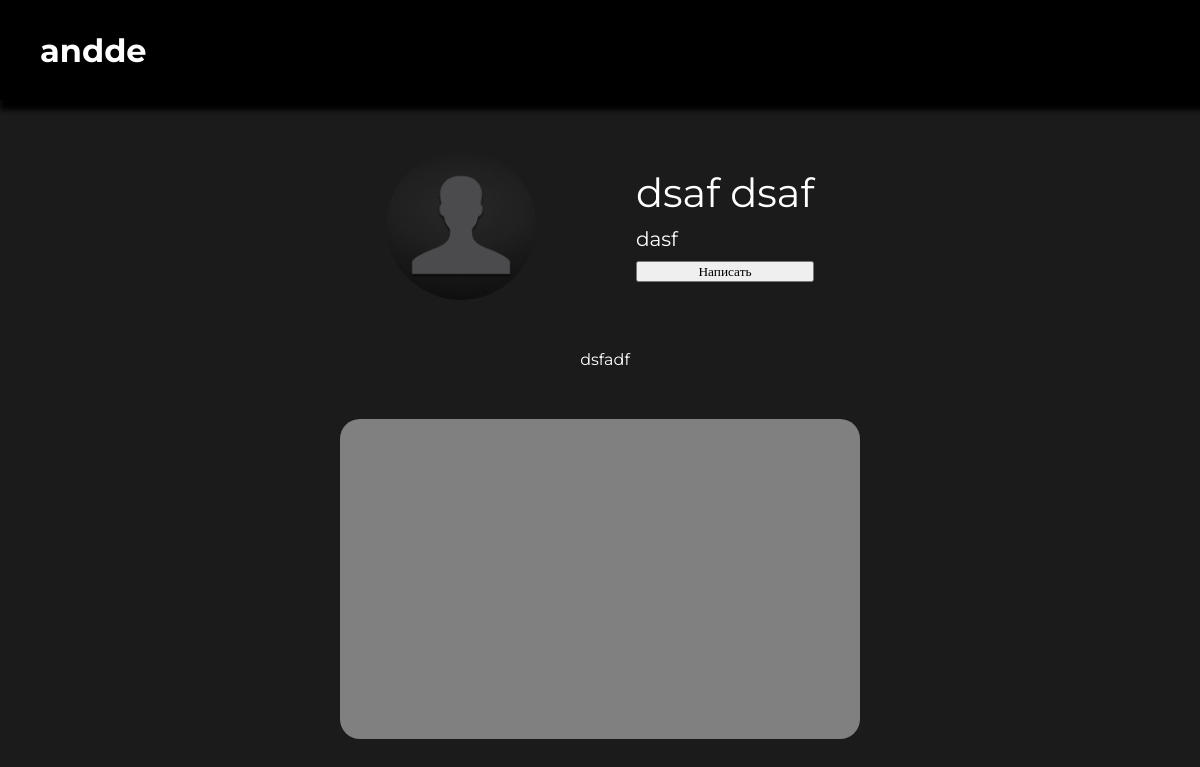
/profile/Allay (signed in), run on the app's committed database.
### users/models.py (models this page shows)
class User(AbstractUser):
    def get_absolute_url(self):
        return reverse('main')

### user_profile/models.py (models this page shows, shortened)
class Profile(models.Model):
    user = models.OneToOneField('users.User', null=True, on_delete=models.CASCADE)
    ava = models.ImageField(blank=True, null=True, upload_to='images/')
    bio = models.TextField(blank=True, null=True)
    name = models.CharField(max_length=50, null=True)
    surname = models.CharField(max_length=50, null=True)
    status = models.CharField(max_length=250, blank=True, null=True)
    slug = models.SlugField(null=True)

### user_profile/views.py (the view)
# urls.py: path('<slug:slug>', views.ProfileView.as_view(), name='profile'),
class ProfileView(DetailView):
    model = Profile
    template_name = 'user_profile/profile.html'
    context_object_name = 'profile'
    def get_context_data(self, **kwargs):
        context = super().get_context_data(**kwargs)
        context['posts'] = Posts.objects.filter(author=self.request.user)
        return context

### user_profile/templates/user_profile/profile.html (shortened to what this page needs)
{% extends 'user_profile/base.html' %}
{% load static %}
{% block content %}
    <div class="wrapper-profile">
        <div class="main-infa">
            {% if profile.ava %}
                <img src="{{ profile.ava.url }}" alt='ava' class="ava-profile">
            {% else %}
                <img src="/static/user_profile/img/no_avatar.jpg" alt="" class="ava-profile">
            {% endif %}
            <div class="name-profile">
                <p class='name-infa'>{{ profile.name }} {{ profile.surname }}</p>
                <p class="status-infa">{{ profile.status }}</p>
                {% if profile.user != request.user %}
                    <button id="room_enter">Написать</button>
                {% endif %}
            </div>
        </div>
        <article class="bio-profile"> <p>{{ profile.bio }}</p></article>
        <center class="posts" id="posts">
        </center>
    </div>
{% endblock %}

### user_profile/templates/user_profile/base.html (shortened to what this page needs)
<!DOCTYPE html>
{% load static %}
<html lang="en">
<head>
    <link rel='stylesheet' href='{% static "user_profile/css/create.css" %}'>
    <link rel='stylesheet' href='{% static "user_profile/css/header.css" %}'>
    <link rel='stylesheet' href='{% static "user_profile/css/profile.css" %}'>
</head>
<body>
    <header>
        <h1 id='user'><b>{{ user }}</b></h1>
    </header>
    {% block content %}
    {% endblock %}
</body>
</html>

### user_profile/static/user_profile/css/create.css (style rules this page uses)
* { margin: 0; padding: 0; font-family: 'Montserrat'; }
header { display: none; }
h1 { color: #fff; padding: 10px; }

### user_profile/static/user_profile/css/header.css (style rules this page uses)
* { margin: 0; padding: 0; font-family: 'Montserrat'; }
header { width: 100%; height: 100px; background: #000; position: absolute; top: 0; color: #fff; box-shadow: 5px 5px 5px 5px #000; display: flex; align-items: center; z-index: 1; }
header h1 { font-size: 32px; margin-left: 30px; }

### user_profile/static/user_profile/css/profile.css (style rules this page uses)
.wrapper-profile { width: 100%; height: 100%; position: absolute; background: #1b1b1b; text-align: center; z-index: -1; display: flex; flex-direction: column; align-items: center; gap: 50px; }
header { display: flex; align-items: center; }
.main-infa { display: grid; grid-template-columns: repeat(2, auto); color: #fff; gap: 100px; justify-content: center; align-items: center; margin-top: 150px; }
.ava-profile { width: 150px; height: 150px; border-radius: 50%; }
.name-profile { text-align: left; }
.name-profile { font-size: 20px; display: grid; grid-template-rows: repeat(3, auto); row-gap: 10px; }
.posts, .posts-galery { width: 500px; height: 300px; background: grey; display: grid; grid-template-columns: repeat(3, 100px); column-gap: 20px; padding: 10px; border-radius: 20px; overflow: hidden; transition: transform 0.3s ease-out; }
.bio-profile { text-align: left; text-indent: 10px; color: #fff; }
.name-infa { font-size: 2em; }

### data on the page
User: username "andde"
Profile: name "dsaf", surname "dsaf", status "dasf", bio "dsfadf"
